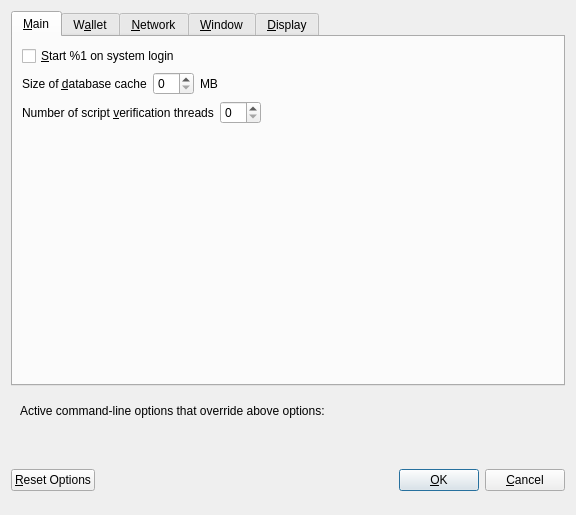
<?xml version="1.0" encoding="UTF-8"?>
<ui version="4.0">
 <class>OptionsDialog</class>
 <widget class="QDialog" name="OptionsDialog">
  <property name="geometry">
   <rect>
    <x>0</x>
    <y>0</y>
    <width>576</width>
    <height>402</height>
   </rect>
  </property>
  <property name="windowTitle">
   <string>Options</string>
  </property>
  <property name="modal">
   <bool>true</bool>
  </property>
  <layout class="QVBoxLayout" name="verticalLayout">
   <item>
    <widget class="QTabWidget" name="tabWidget">
     <property name="currentIndex">
      <number>0</number>
     </property>
     <widget class="QWidget" name="tabMain">
      <attribute name="title">
       <string>&amp;Main</string>
      </attribute>
      <layout class="QVBoxLayout" name="verticalLayout_Main">
       <item>
        <widget class="QCheckBox" name="bitcoinAtStartup">
         <property name="toolTip">
          <string>Automatically start %1 after logging in to the system.</string>
         </property>
         <property name="text">
          <string>&amp;Start %1 on system login</string>
         </property>
        </widget>
       </item>
       <item>
        <layout class="QHBoxLayout" name="horizontalLayout_2_Main">
         <item>
          <widget class="QLabel" name="databaseCacheLabel">
           <property name="text">
            <string>Size of &amp;database cache</string>
           </property>
           <property name="textFormat">
            <enum>Qt::PlainText</enum>
           </property>
           <property name="buddy">
            <cstring>databaseCache</cstring>
           </property>
          </widget>
         </item>
         <item>
          <widget class="QSpinBox" name="databaseCache"/>
         </item>
         <item>
          <widget class="QLabel" name="databaseCacheUnitLabel">
           <property name="text">
            <string>MB</string>
           </property>
           <property name="textFormat">
            <enum>Qt::PlainText</enum>
           </property>
          </widget>
         </item>
         <item>
          <spacer name="horizontalSpacer_2_Main">
           <property name="orientation">
            <enum>Qt::Horizontal</enum>
           </property>
           <property name="sizeHint" stdset="0">
            <size>
             <width>40</width>
             <height>20</height>
            </size>
           </property>
          </spacer>
         </item>
        </layout>
       </item>
       <item>
        <layout class="QHBoxLayout" name="horizontalLayout_3_Main">
         <item>
          <widget class="QLabel" name="threadsScriptVerifLabel">
           <property name="text">
            <string>Number of script &amp;verification threads</string>
           </property>
           <property name="textFormat">
            <enum>Qt::PlainText</enum>
           </property>
           <property name="buddy">
            <cstring>threadsScriptVerif</cstring>
           </property>
          </widget>
         </item>
         <item>
          <widget class="QSpinBox" name="threadsScriptVerif">
           <property name="toolTip">
            <string>(0 = auto, &lt;0 = leave that many cores free)</string>
           </property>
          </widget>
         </item>
         <item>
          <spacer name="horizontalSpacer_3_Main">
           <property name="orientation">
            <enum>Qt::Horizontal</enum>
           </property>
           <property name="sizeHint" stdset="0">
            <size>
             <width>40</width>
             <height>20</height>
            </size>
           </property>
          </spacer>
         </item>
        </layout>
       </item>
       <item>
        <spacer name="verticalSpacer_Main">
         <property name="orientation">
          <enum>Qt::Vertical</enum>
         </property>
         <property name="sizeHint" stdset="0">
          <size>
           <width>20</width>
           <height>40</height>
          </size>
         </property>
        </spacer>
       </item>
      </layout>
     </widget>
     <widget class="QWidget" name="tabWallet">
      <attribute name="title">
       <string>W&amp;allet</string>
      </attribute>
      <layout class="QVBoxLayout" name="verticalLayout_Wallet">
       <item>
        <widget class="QGroupBox" name="groupBox">
         <property name="title">
          <string>Expert</string>
         </property>
         <layout class="QVBoxLayout" name="verticalLayout_2">
          <item>
           <widget class="QCheckBox" name="coinControlFeatures">
            <property name="toolTip">
             <string>Whether to show coin control features or not.</string>
            </property>
            <property name="text">
             <string>Enable coin &amp;control features</string>
            </property>
           </widget>
          </item>
          <item>
           <widget class="QCheckBox" name="showSmartnodesTab">
            <property name="toolTip">
             <string>Show additional tab listing all your smartnodes in first sub-tab&lt;br/&gt;and all smartnodes on the network in second sub-tab.</string>
            </property>
            <property name="text">
             <string>Show Smartnodes Tab</string>
            </property>
           </widget>
          </item>
          <item>
           <widget class="QCheckBox" name="showAssetBalances">
            <property name="text"><string>Show Asset Balances on Overview</string></property>
            <property name="toolTip"><string>Show the Asset Balances panel and the Asset Manager navigation item. Assets must be available on this network. This changes visibility only.</string></property>
           </widget>
          </item>
          <item>
           <widget class="QCheckBox" name="showPrivateSend">
            <property name="text"><string>Show PrivateSend on Overview</string></property>
            <property name="toolTip"><string>Show the PrivateSend panel. This changes visibility only; it does not start or stop mixing.</string></property>
           </widget>
          </item>
          <item>
           <widget class="QCheckBox" name="showAdvancedPSUI">
            <property name="toolTip">
             <string>Show additional information and buttons for PrivateSend on overview screen.</string>
            </property>
            <property name="text">
             <string>Enable advanced PrivateSend interface</string>
            </property>
           </widget>
          </item>
          <item>
           <widget class="QCheckBox" name="showPrivateSendPopups">
            <property name="toolTip">
             <string>Show system popups for PrivateSend mixing transactions&lt;br/&gt;just like for all other transaction types.</string>
            </property>
            <property name="text">
             <string>Show popups for PrivateSend transactions</string>
            </property>
           </widget>
          </item>
          <item>
           <widget class="QCheckBox" name="lowKeysWarning">
            <property name="toolTip">
             <string>Show warning dialog when PrivateSend detects that wallet has very low number of keys left.</string>
            </property>
            <property name="text">
             <string>Warn if PrivateSend is running out of keys</string>
            </property>
           </widget>
          </item>
          <item>
           <widget class="QCheckBox" name="privateSendMultiSession">
            <property name="toolTip">
             <string>Whether to use experimental PrivateSend mode with multiple mixing sessions per block.&lt;br/&gt;Note: You must use this feature carefully.&lt;br/&gt;Make sure you always have recent wallet (auto)backup in a safe place!</string>
            </property>
            <property name="text">
             <string>Enable PrivateSend &amp;multi-session</string>
            </property>
           </widget>
          </item>
          <item>
           <widget class="QCheckBox" name="spendZeroConfChange">
            <property name="toolTip">
             <string>If you disable the spending of unconfirmed change, the change from a transaction&lt;br/&gt;cannot be used until that transaction has at least one confirmation.&lt;br/&gt;This also affects how your balance is computed.</string>
            </property>
            <property name="text">
             <string>&amp;Spend unconfirmed change</string>
            </property>
           </widget>
          </item>
         </layout>
        </widget>
       </item>
       <item>
        <layout class="QHBoxLayout" name="horizontalLayout_4_Wallet">
         <item>
          <widget class="QLabel" name="label">
           <property name="toolTip">
            <string>This setting determines the amount of individual smartnodes that an input will be mixed through.&lt;br/&gt;More rounds of mixing gives a higher degree of privacy, but also costs more in fees.</string>
           </property>
           <property name="text">
            <string>PrivateSend rounds to use</string>
           </property>
          </widget>
         </item>
         <item>
          <widget class="QSpinBox" name="privateSendRounds">
           <property name="minimum">
            <number>2</number>
           </property>
           <property name="maximum">
            <number>16</number>
           </property>
           <property name="value">
            <number>4</number>
           </property>
          </widget>
         </item>
        </layout>
       </item>
       <item>
        <layout class="QHBoxLayout" name="horizontalLayout">
         <item>
          <widget class="QLabel" name="label_2">
           <property name="toolTip">
            <string>This amount acts as a threshold to turn off PrivateSend once it's reached.</string>
           </property>
           <property name="statusTip">
            <string notr="true"/>
           </property>
           <property name="whatsThis">
            <string notr="true"/>
           </property>
           <property name="accessibleName">
            <string notr="true"/>
           </property>
           <property name="accessibleDescription">
            <string notr="true"/>
           </property>
           <property name="text">
            <string>Target PrivateSend balance</string>
           </property>
          </widget>
         </item>
         <item>
          <widget class="QSpinBox" name="privateSendAmount">
           <property name="minimum">
            <number>2</number>
           </property>
           <property name="maximum">
            <number>2000</number>
           </property>
           <property name="singleStep">
            <number>10</number>
           </property>
           <property name="value">
            <number>1000</number>
           </property>
          </widget>
         </item>
        </layout>
       </item>
       <item>
        <spacer name="verticalSpacer_Wallet">
         <property name="orientation">
          <enum>Qt::Vertical</enum>
         </property>
         <property name="sizeHint" stdset="0">
          <size>
           <width>20</width>
           <height>40</height>
          </size>
         </property>
        </spacer>
       </item>
      </layout>
     </widget>
     <widget class="QWidget" name="tabNetwork">
      <attribute name="title">
       <string>&amp;Network</string>
      </attribute>
      <layout class="QVBoxLayout" name="verticalLayout_Network">
       <item>
        <widget class="QCheckBox" name="mapPortUpnp">
         <property name="toolTip">
          <string>Automatically open the Yerbas Core client port on the router. This only works when your router supports UPnP and it is enabled.</string>
         </property>
         <property name="text">
          <string>Map port using &amp;UPnP</string>
         </property>
        </widget>
       </item>
       <item>
        <widget class="QCheckBox" name="allowIncoming">
         <property name="toolTip">
          <string>Accept connections from outside</string>
         </property>
         <property name="text">
          <string>Allow incoming connections</string>
         </property>
        </widget>
       </item>
       <item>
        <widget class="QCheckBox" name="connectSocks">
         <property name="toolTip">
          <string>Connect to the Yerbas network through a SOCKS5 proxy.</string>
         </property>
         <property name="text">
          <string>&amp;Connect through SOCKS5 proxy (default proxy):</string>
         </property>
        </widget>
       </item>
       <item>
        <layout class="QHBoxLayout" name="horizontalLayout_1_Network">
         <item>
          <widget class="QLabel" name="proxyIpLabel">
           <property name="text">
            <string>Proxy &amp;IP:</string>
           </property>
           <property name="textFormat">
            <enum>Qt::PlainText</enum>
           </property>
           <property name="buddy">
            <cstring>proxyIp</cstring>
           </property>
          </widget>
         </item>
         <item>
          <widget class="QValidatedLineEdit" name="proxyIp">
           <property name="minimumSize">
            <size>
             <width>140</width>
             <height>0</height>
            </size>
           </property>
           <property name="maximumSize">
            <size>
             <width>140</width>
             <height>16777215</height>
            </size>
           </property>
           <property name="toolTip">
            <string>IP address of the proxy (e.g. IPv4: 127.0.0.1 / IPv6: ::1)</string>
           </property>
          </widget>
         </item>
         <item>
          <widget class="QLabel" name="proxyPortLabel">
           <property name="text">
            <string>&amp;Port:</string>
           </property>
           <property name="textFormat">
            <enum>Qt::PlainText</enum>
           </property>
           <property name="buddy">
            <cstring>proxyPort</cstring>
           </property>
          </widget>
         </item>
         <item>
          <widget class="QLineEdit" name="proxyPort">
           <property name="minimumSize">
            <size>
             <width>55</width>
             <height>0</height>
            </size>
           </property>
           <property name="maximumSize">
            <size>
             <width>55</width>
             <height>16777215</height>
            </size>
           </property>
           <property name="toolTip">
            <string>Port of the proxy (e.g. 9050)</string>
           </property>
          </widget>
         </item>
         <item>
          <spacer name="horizontalSpacer_1_Network">
           <property name="orientation">
            <enum>Qt::Horizontal</enum>
           </property>
           <property name="sizeHint" stdset="0">
            <size>
             <width>40</width>
             <height>20</height>
            </size>
           </property>
          </spacer>
         </item>
        </layout>
       </item>
       <item>
        <layout class="QHBoxLayout" name="horizontalLayout_2_Network">
         <item>
          <widget class="QLabel" name="proxyActiveNets">
           <property name="text">
            <string>Used for reaching peers via:</string>
           </property>
           <property name="textFormat">
            <enum>Qt::PlainText</enum>
           </property>
          </widget>
         </item>
         <item>
          <widget class="QCheckBox" name="proxyReachIPv4">
           <property name="enabled">
            <bool>false</bool>
           </property>
           <property name="toolTip">
            <string>Shows if the supplied default SOCKS5 proxy is used to reach peers via this network type.</string>
           </property>
           <property name="text">
            <string/>
           </property>
          </widget>
         </item>
         <item>
          <widget class="QLabel" name="proxyReachIPv4Label">
           <property name="text">
            <string>IPv4</string>
           </property>
           <property name="textFormat">
            <enum>Qt::PlainText</enum>
           </property>
          </widget>
         </item>
         <item>
          <widget class="QCheckBox" name="proxyReachIPv6">
           <property name="enabled">
            <bool>false</bool>
           </property>
           <property name="toolTip">
            <string>Shows if the supplied default SOCKS5 proxy is used to reach peers via this network type.</string>
           </property>
           <property name="text">
            <string/>
           </property>
          </widget>
         </item>
         <item>
          <widget class="QLabel" name="proxyReachIPv6Label">
           <property name="text">
            <string>IPv6</string>
           </property>
           <property name="textFormat">
            <enum>Qt::PlainText</enum>
           </property>
          </widget>
         </item>
         <item>
          <widget class="QCheckBox" name="proxyReachTor">
           <property name="enabled">
            <bool>false</bool>
           </property>
           <property name="toolTip">
            <string>Shows if the supplied default SOCKS5 proxy is used to reach peers via this network type.</string>
           </property>
           <property name="text">
            <string/>
           </property>
          </widget>
         </item>
         <item>
          <widget class="QLabel" name="proxyReachTorLabel">
           <property name="text">
            <string>Tor</string>
           </property>
           <property name="textFormat">
            <enum>Qt::PlainText</enum>
           </property>
          </widget>
         </item>
         <item>
          <spacer name="horizontalSpacer_2_Network">
           <property name="orientation">
            <enum>Qt::Horizontal</enum>
           </property>
           <property name="sizeHint" stdset="0">
            <size>
             <width>40</width>
             <height>20</height>
            </size>
           </property>
          </spacer>
         </item>
        </layout>
       </item>
       <item>
        <widget class="QCheckBox" name="connectSocksTor">
         <property name="toolTip">
          <string>Connect to the Yerbas network through a separate SOCKS5 proxy for Tor hidden services.</string>
         </property>
         <property name="text">
          <string>Use separate SOCKS5 proxy to reach peers via Tor hidden services:</string>
         </property>
        </widget>
       </item>
       <item>
        <layout class="QHBoxLayout" name="horizontalLayout_3_Network">
         <item>
          <widget class="QLabel" name="proxyIpTorLabel">
           <property name="text">
            <string>Proxy &amp;IP:</string>
           </property>
           <property name="textFormat">
            <enum>Qt::PlainText</enum>
           </property>
           <property name="buddy">
            <cstring>proxyIpTor</cstring>
           </property>
          </widget>
         </item>
         <item>
          <widget class="QValidatedLineEdit" name="proxyIpTor">
           <property name="minimumSize">
            <size>
             <width>140</width>
             <height>0</height>
            </size>
           </property>
           <property name="maximumSize">
            <size>
             <width>140</width>
             <height>16777215</height>
            </size>
           </property>
           <property name="toolTip">
            <string>IP address of the proxy (e.g. IPv4: 127.0.0.1 / IPv6: ::1)</string>
           </property>
          </widget>
         </item>
         <item>
          <widget class="QLabel" name="proxyPortTorLabel">
           <property name="text">
            <string>&amp;Port:</string>
           </property>
           <property name="textFormat">
            <enum>Qt::PlainText</enum>
           </property>
           <property name="buddy">
            <cstring>proxyPortTor</cstring>
           </property>
          </widget>
         </item>
         <item>
          <widget class="QLineEdit" name="proxyPortTor">
           <property name="minimumSize">
            <size>
             <width>55</width>
             <height>0</height>
            </size>
           </property>
           <property name="maximumSize">
            <size>
             <width>55</width>
             <height>16777215</height>
            </size>
           </property>
           <property name="toolTip">
            <string>Port of the proxy (e.g. 9050)</string>
           </property>
          </widget>
         </item>
         <item>
          <spacer name="horizontalSpacer_4_Network">
           <property name="orientation">
            <enum>Qt::Horizontal</enum>
           </property>
           <property name="sizeHint" stdset="0">
            <size>
             <width>40</width>
             <height>20</height>
            </size>
           </property>
          </spacer>
         </item>
        </layout>
       </item>
       <item>
        <spacer name="verticalSpacer_Network">
         <property name="orientation">
          <enum>Qt::Vertical</enum>
         </property>
         <property name="sizeHint" stdset="0">
          <size>
           <width>20</width>
           <height>40</height>
          </size>
         </property>
        </spacer>
       </item>
      </layout>
     </widget>
     <widget class="QWidget" name="tabWindow">
      <attribute name="title">
       <string>&amp;Window</string>
      </attribute>
      <layout class="QVBoxLayout" name="verticalLayout_Window">
       <item>
        <widget class="QCheckBox" name="hideTrayIcon">
         <property name="toolTip">
          <string>&amp;Hide the icon from the system tray.</string>
         </property>
         <property name="text">
          <string>Hide tray icon</string>
         </property>
        </widget>
       </item>
       <item>
        <widget class="QCheckBox" name="minimizeToTray">
         <property name="toolTip">
          <string>Show only a tray icon after minimizing the window.</string>
         </property>
         <property name="text">
          <string>&amp;Minimize to the tray instead of the taskbar</string>
         </property>
        </widget>
       </item>
       <item>
        <widget class="QCheckBox" name="minimizeOnClose">
         <property name="toolTip">
          <string>Minimize instead of exit the application when the window is closed. When this option is enabled, the application will be closed only after selecting Exit in the menu.</string>
         </property>
         <property name="text">
          <string>M&amp;inimize on close</string>
         </property>
        </widget>
       </item>
       <item>
        <spacer name="verticalSpacer_Window">
         <property name="orientation">
          <enum>Qt::Vertical</enum>
         </property>
         <property name="sizeHint" stdset="0">
          <size>
           <width>20</width>
           <height>40</height>
          </size>
         </property>
        </spacer>
       </item>
      </layout>
     </widget>
     <widget class="QWidget" name="tabDisplay">
      <attribute name="title">
       <string>&amp;Display</string>
      </attribute>
      <layout class="QVBoxLayout" name="verticalLayout_Display">
       <item>
        <layout class="QHBoxLayout" name="horizontalLayout_1_Display">
         <item>
          <widget class="QLabel" name="langLabel">
           <property name="text">
            <string>User Interface &amp;language:</string>
           </property>
           <property name="textFormat">
            <enum>Qt::PlainText</enum>
           </property>
           <property name="buddy">
            <cstring>lang</cstring>
           </property>
          </widget>
         </item>
         <item>
          <widget class="QValueComboBox" name="lang">
           <property name="toolTip">
            <string>The user interface language can be set here. This setting will take effect after restarting %1.</string>
           </property>
          </widget>
         </item>
        </layout>
       </item>
       <item>
        <widget class="QLabel" name="label_3">
         <property name="toolTip">
          <string notr="true"/>
         </property>
         <property name="statusTip">
          <string notr="true"/>
         </property>
         <property name="whatsThis">
          <string notr="true"/>
         </property>
         <property name="accessibleName">
          <string notr="true"/>
         </property>
         <property name="text">
          <string>Language missing or translation incomplete? Help contributing translations here:
https://www.transifex.com/projects/p/yerbas/</string>
         </property>
         <property name="wordWrap">
          <bool>true</bool>
         </property>
         <property name="openExternalLinks">
          <bool>true</bool>
         </property>
         <property name="textInteractionFlags">
          <set>Qt::TextBrowserInteraction</set>
         </property>
        </widget>
       </item>
       <item>
        <layout class="QHBoxLayout" name="horizontalLayout_4_Display" stretch="0,0">
         <item>
          <widget class="QLabel" name="themeLabel">
           <property name="text">
            <string>User Interface Theme:</string>
           </property>
          </widget>
         </item>
         <item>
          <widget class="QValueComboBox" name="theme"/>
         </item>
        </layout>
       </item>
       <item>
        <widget class="Line" name="line">
         <property name="orientation">
          <enum>Qt::Horizontal</enum>
         </property>
        </widget>
       </item>
       <item>
        <layout class="QHBoxLayout" name="horizontalLayout_2_Display">
         <item>
          <widget class="QLabel" name="unitLabel">
           <property name="text">
            <string>&amp;Unit to show amounts in:</string>
           </property>
           <property name="textFormat">
            <enum>Qt::PlainText</enum>
           </property>
           <property name="buddy">
            <cstring>unit</cstring>
           </property>
          </widget>
         </item>
         <item>
          <widget class="QValueComboBox" name="unit">
           <property name="toolTip">
            <string>Choose the default subdivision unit to show in the interface and when sending coins.</string>
           </property>
          </widget>
         </item>
        </layout>
       </item>
       <item>
        <layout class="QHBoxLayout" name="horizontalLayout_5_Display">
         <item>
          <widget class="QLabel" name="digitsLabel">
           <property name="text">
            <string>Decimal digits</string>
           </property>
          </widget>
         </item>
         <item>
          <widget class="QValueComboBox" name="digits"/>
         </item>
        </layout>
       </item>
       <item>
        <layout class="QHBoxLayout" name="horizontalLayout_3_Display">
         <item>
          <widget class="QLabel" name="thirdPartyTxUrlsLabel">
           <property name="toolTip">
            <string>Third party URLs (e.g. a block explorer) that appear in the transactions tab as context menu items.&lt;br/&gt;%s in the URL is replaced by transaction hash. Multiple URLs are separated by vertical bar |.</string>
           </property>
           <property name="text">
            <string>Third party transaction URLs</string>
           </property>
           <property name="buddy">
            <cstring>thirdPartyTxUrls</cstring>
           </property>
          </widget>
         </item>
         <item>
          <widget class="QLineEdit" name="thirdPartyTxUrls">
           <property name="toolTip">
            <string>Third party URLs (e.g. a block explorer) that appear in the transactions tab as context menu items.&lt;br/&gt;%s in the URL is replaced by transaction hash. Multiple URLs are separated by vertical bar |.</string>
           </property>
          </widget>
         </item>
        </layout>
       </item>
       <item>
        <spacer name="verticalSpacer">
         <property name="orientation">
          <enum>Qt::Vertical</enum>
         </property>
         <property name="sizeHint" stdset="0">
          <size>
           <width>20</width>
           <height>40</height>
          </size>
         </property>
        </spacer>
       </item>
      </layout>
     </widget>
    </widget>
   </item>
   <item>
    <widget class="QFrame" name="frame">
     <layout class="QVBoxLayout" name="verticalLayout_Bottom">
      <item>
       <layout class="QHBoxLayout" name="horizontalLayout_Bottom">
        <item>
         <widget class="QLabel" name="overriddenByCommandLineInfoLabel">
          <property name="text">
           <string>Active command-line options that override above options:</string>
          </property>
          <property name="textFormat">
           <enum>Qt::PlainText</enum>
          </property>
         </widget>
        </item>
        <item>
         <spacer name="horizontalSpacer_Bottom">
          <property name="orientation">
           <enum>Qt::Horizontal</enum>
          </property>
          <property name="sizeHint" stdset="0">
           <size>
            <width>40</width>
            <height>20</height>
           </size>
          </property>
         </spacer>
        </item>
       </layout>
      </item>
      <item>
       <widget class="QLabel" name="overriddenByCommandLineLabel">
        <property name="text">
         <string/>
        </property>
        <property name="textFormat">
         <enum>Qt::PlainText</enum>
        </property>
        <property name="wordWrap">
         <bool>true</bool>
        </property>
       </widget>
      </item>
     </layout>
    </widget>
   </item>
   <item>
    <layout class="QHBoxLayout" name="horizontalLayout_Buttons">
     <item>
      <widget class="QPushButton" name="resetButton">
       <property name="toolTip">
        <string>Reset all client options to default.</string>
       </property>
       <property name="text">
        <string>&amp;Reset Options</string>
       </property>
       <property name="autoDefault">
        <bool>false</bool>
       </property>
      </widget>
     </item>
     <item>
      <spacer name="horizontalSpacer_1">
       <property name="orientation">
        <enum>Qt::Horizontal</enum>
       </property>
       <property name="sizeHint" stdset="0">
        <size>
         <width>40</width>
         <height>48</height>
        </size>
       </property>
      </spacer>
     </item>
     <item>
      <widget class="QLabel" name="statusLabel">
       <property name="minimumSize">
        <size>
         <width>200</width>
         <height>0</height>
        </size>
       </property>
       <property name="font">
        <font>
         <weight>75</weight>
         <bold>true</bold>
        </font>
       </property>
       <property name="text">
        <string/>
       </property>
       <property name="textFormat">
        <enum>Qt::PlainText</enum>
       </property>
       <property name="wordWrap">
        <bool>true</bool>
       </property>
      </widget>
     </item>
     <item>
      <spacer name="horizontalSpacer_2">
       <property name="orientation">
        <enum>Qt::Horizontal</enum>
       </property>
       <property name="sizeHint" stdset="0">
        <size>
         <width>40</width>
         <height>48</height>
        </size>
       </property>
      </spacer>
     </item>
     <item>
      <widget class="QPushButton" name="okButton">
       <property name="text">
        <string>&amp;OK</string>
       </property>
       <property name="autoDefault">
        <bool>false</bool>
       </property>
       <property name="default">
        <bool>true</bool>
       </property>
      </widget>
     </item>
     <item>
      <widget class="QPushButton" name="cancelButton">
       <property name="text">
        <string>&amp;Cancel</string>
       </property>
       <property name="autoDefault">
        <bool>false</bool>
       </property>
      </widget>
     </item>
    </layout>
   </item>
  </layout>
 </widget>
 <customwidgets>
  <customwidget>
   <class>QValidatedLineEdit</class>
   <extends>QLineEdit</extends>
   <header>qvalidatedlineedit.h</header>
  </customwidget>
  <customwidget>
   <class>QValueComboBox</class>
   <extends>QComboBox</extends>
   <header>qvaluecombobox.h</header>
  </customwidget>
 </customwidgets>
 <resources/>
 <connections/>
</ui>
